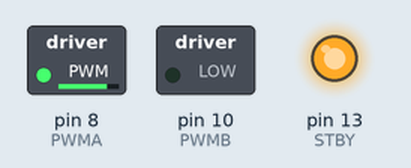
Bench run of a program on a simulated Raspberry Pi (header pin numbers). Shown: switched loads named in the program (green lamp = pin HIGH), output pins drawn as LEDs (lit = HIGH). At 4.0 s the program stops and its outputs stay as they are.

Above: at 0.1 s.
At 2.1 s:
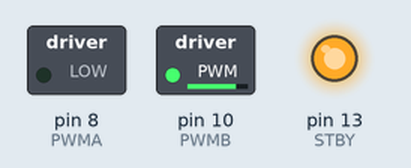
At 4.1 s:
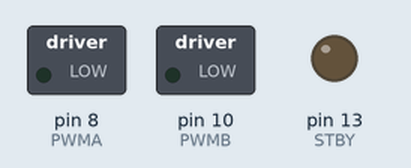
Timing chart, 0 to 5.5 s (numbered marks = the images above):
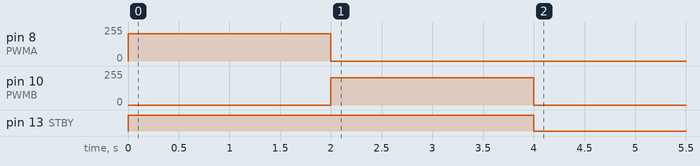

The program:

testMotorDriver.py
```python
import time
import RPi.GPIO as GPIO

PWMA = 8
PWMB = 10
STBY = 13

GPIO.setmode(GPIO.BOARD)

GPIO.setup(PWMA, GPIO.OUT)
GPIO.setup(PWMB, GPIO.OUT)
GPIO.setup(STBY, GPIO.OUT)

# init sets led and lego low
GPIO.output(PWMA, 0)
GPIO.output(PWMB, 0)
GPIO.output(STBY, 1)

# lego on for some sec
motor = GPIO.PWM(PWMA, 100)
motor.start(80)
time.sleep(2)
motor.stop()

# led on for some sec
motor = GPIO.PWM(PWMB, 100)
motor.start(80)
time.sleep(2)
motor.stop()

# reset
GPIO.cleanup()
```

Measured:
- by itself, pin 8 (PWMA): 0/255 → 204/255 at 0.00 s, → 0/255 2.0 s later
- by itself, pin 10 (PWMB): 0/255 → 204/255 at 2.0 s, → 0/255 2.0 s later
- by itself, pin 13 (STBY): LOW → HIGH at 0.00 s, → LOW 4.0 s later
